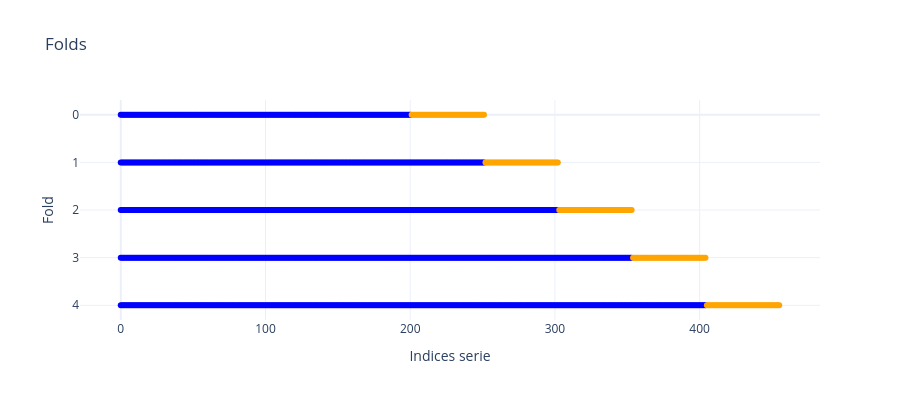

Here is the notebook cell this chart was saved with:
### Markdown cell above
### Creación de Folds
Para el conjunto de datos X_Folds se definen una serie de "particiones" que ayudarán a determinar si el modelo encontrado se ajusta de forma consistente en diversas franjas de tiempo, ayudando a evitar inferir correlaciones espurias

### Code cell
# visualizacion de los folds 
# se muestra de forma visual como funcionan los folds
# si no se define el tamaño de test, en la primera iteracion se toma igual cantidad de datos para train que para test
# por eso se toman los folds de prueba como de la longitud de datos de validación
size_test = int(len(X_val))
gap = 0 # distancia (cantidad de observaciones) que se deja entre train y test
n_splits = 5
tscv = TimeSeriesSplit(
    n_splits=n_splits,
    test_size=size_test, 
    #gap=gap
)

folds, indexes, types = [], [], []

for fold_idx, (train_idx, test_idx) in enumerate(tscv.split(X_folds)):
    folds.extend([fold_idx] * len(train_idx)) 
    indexes.extend(train_idx)
    types.extend(['Train'] * len(train_idx))

    folds.extend([fold_idx] * len(test_idx))
    indexes.extend(test_idx)
    types.extend(['Test'] * len(test_idx))

# figura con plotly
fig = go.Figure()

# data train
fig.add_trace(go.Scatter(
    x=indexes, y=folds,
    mode='markers',
    marker=dict(color=['blue' if t == 'Train' else 'orange' for t in types], size=6),
    text=types,
    hovertemplate='Index: %{x}<br> Fold: %{y}<br> Tipo: %{text}<extra></extra>'
))

fig.update_layout(
    title='Folds',
    xaxis_title='Indices serie',
    yaxis_title='Fold',
    yaxis=dict(autorange='reversed'),
    legend_title='Tipo de conjunto',
    template='plotly_white',
    height=400
)
fig.show()

### Figure 1 — Plotly figure (JSON) as saved in the notebook; plotly's stock layout.template omitted (floating-point values rounded to 4 significant figures; data arrays with more than 128 entries replaced by an {"elided": "..."} marker saying what was removed)
{"data": [{"hovertemplate": "Index: %{x}<br> Fold: %{y}<br> Tipo: %{text}<extra></extra>", "marker": {"color": {"elided": "1770 str values"}, "size": 6}, "mode": "markers", "text": {"elided": "1770 str values"}, "type": "scatter", "x": {"elided": "1770 int values"}, "y": {"elided": "1770 int values"}}], "layout": {"height": 400, "legend": {"title": {"text": "Tipo de conjunto"}}, "title": {"text": "Folds"}, "xaxis": {"title": {"text": "Indices serie"}}, "yaxis": {"autorange": "reversed", "title": {"text": "Fold"}}}}
